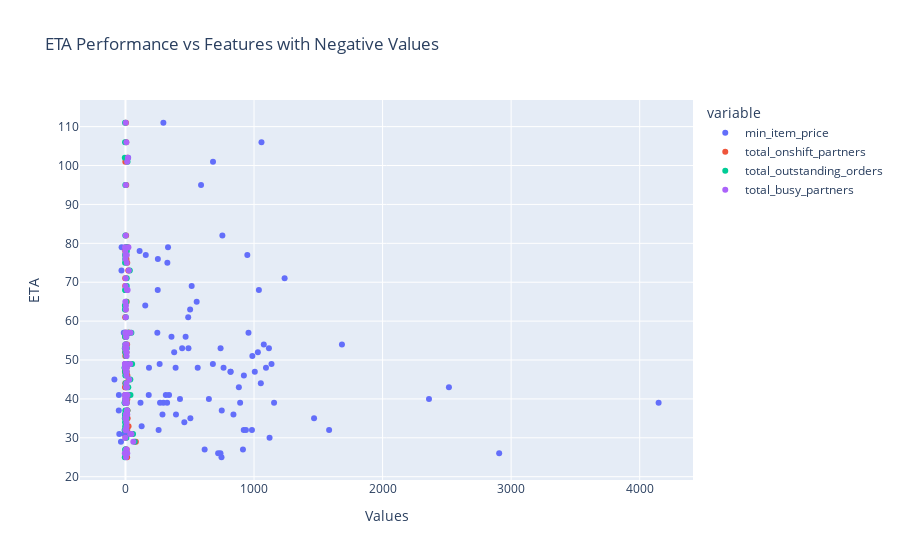

The notebook cell this image was saved under:
### Markdown cell above
**Observe**
- Outliers observed in total_items, max_item_price and subtotal most.

### Code cell
from pyspark.sql.functions import col
import plotly.express as px
from plotly.offline import iplot
import plotly.io as pio

pio.renderers.default = "jupyterlab+png"

negative_cols = ['min_item_price','total_onshift_partners','total_outstanding_orders','total_busy_partners']
negative_pd_df = df.filter( (col('min_item_price')<0) | (col('total_onshift_partners')<0)  | (col('total_outstanding_orders')<0) 
          | (col('total_busy_partners')<0)  ).select(*negative_cols+['eta']).dropna().toPandas()

melted_df = negative_pd_df.melt(id_vars=['eta'], value_vars=negative_cols, var_name='variable', value_name='value')

fig = px.scatter(melted_df, x='value', y='eta',color='variable',title='ETA Performance vs Features with Negative Values')
fig.update_layout(xaxis_title='Values', yaxis_title='ETA')
fig.show()

### Figure 1 — Plotly figure (JSON) as saved in the notebook; plotly's stock layout.template omitted (floating-point values rounded to 4 significant figures)
{"data": [{"hovertemplate": "variable=min_item_price<br>value=%{x}<br>eta=%{y}<extra></extra>", "legendgroup": "min_item_price", "marker": {"color": "#636efa", "symbol": "circle"}, "mode": "markers", "name": "min_item_price", "orientation": "v", "showlegend": true, "type": "scatter", "x": [-86, -1, 840, 1238, 1116, 892, 158, 393, 441, 754, 984, 680, 554, 987, 681, 2907, 258, 126, -35, -48, 1058, 295, 4147, 818, 562, 424, 331, 1136, 339, 379, 1684, 1093, 468, 1076, 183, -31, 490, 763, 324, 505, 747, 817, -13, 326, 117, 948, 921, -30, 288, 458, 914, 739, 488, 110, 269, -9, -7, 721, 1584, 251, 295, 181, 154, 390, 882, 616, 920, 749, 1030, 2361, 1053, 503, 649, 588, -6, 21, 248, -51, 358, 1467, 252, 1156, 1006, 1038, 314, -52, 1121, 515, 957, 740, 266, 2516, 937], "xaxis": "x", "y": [45, 49, 36, 71, 53, 39, 77, 36, 53, 82, 32, 49, 65, 51, 101, 26, 32, 33, 29, 31, 106, 39, 39, 47, 48, 40, 79, 49, 41, 52, 54, 48, 56, 54, 48, 73, 53, 48, 39, 35, 25, 47, 57, 75, 39, 77, 46, 79, 36, 34, 27, 26, 61, 78, 39, 57, 31, 26, 32, 68, 111, 41, 64, 48, 43, 27, 32, 37, 52, 40, 44, 63, 40, 95, 31, 102, 57, 41, 56, 35, 76, 39, 47, 68, 41, 37, 30, 69, 57, 53, 49, 43, 32], "yaxis": "y"}, {"hovertemplate": "variable=total_onshift_partners<br>value=%{x}<br>eta=%{y}<extra></extra>", "legendgroup": "total_onshift_partners", "marker": {"color": "#EF553B", "symbol": "circle"}, "mode": "markers", "name": "total_onshift_partners", "orientation": "v", "showlegend": true, "type": "scatter", "x": [24, 33, 11, -2, 1, -2, 7, 9, 0, 5, 5, -1, 10, -1, -1, 9, 6, 24, 81, 36, 6, 6, 9, -1, 2, 6, 5, 2, -3, -2, 2, 0, 2, 13, 4, 22, 5, 9, 5, 11, 13, 9, 29, 14, 3, 1, 15, 18, 8, 6, 3, 9, -2, -2, -2, 28, 49, 7, 5, 5, 4, 9, -2, -2, -2, 10, -2, 14, 8, 7, -1, 2, 15, 6, 49, 13, 8, 21, -2, 17, 8, 10, -4, 12, 14, 15, 0, -2, 2, -1, 8, -2, 14], "xaxis": "x", "y": [45, 49, 36, 71, 53, 39, 77, 36, 53, 82, 32, 49, 65, 51, 101, 26, 32, 33, 29, 31, 106, 39, 39, 47, 48, 40, 79, 49, 41, 52, 54, 48, 56, 54, 48, 73, 53, 48, 39, 35, 25, 47, 57, 75, 39, 77, 46, 79, 36, 34, 27, 26, 61, 78, 39, 57, 31, 26, 32, 68, 111, 41, 64, 48, 43, 27, 32, 37, 52, 40, 44, 63, 40, 95, 31, 102, 57, 41, 56, 35, 76, 39, 47, 68, 41, 37, 30, 69, 57, 53, 49, 43, 32], "yaxis": "y"}, {"hovertemplate": "variable=total_outstanding_orders<br>value=%{x}<br>eta=%{y}<extra></extra>", "legendgroup": "total_outstanding_orders", "marker": {"color": "#00cc96", "symbol": "circle"}, "mode": "markers", "name": "total_outstanding_orders", "orientation": "v", "showlegend": true, "type": "scatter", "x": [38, 52, -2, 10, 3, 1, -2, -1, 9, -1, 7, 6, 6, 5, 16, 5, -6, -2, 72, 43, -3, 8, -5, 7, -6, 3, 3, 12, 16, 5, 5, 6, -3, -1, -6, 34, -5, -1, -6, 11, -5, -3, 22, -3, -6, -1, -1, 12, -4, -3, -1, -2, 3, 11, 2, 46, 59, 10, -5, -1, -3, 4, -4, -1, 22, -1, -3, -1, -1, -1, 1, -4, 8, -1, 37, -5, -3, 39, 6, -5, -2, -1, 3, -2, 0, 15, 7, 10, 23, 10, 8, 6, -1], "xaxis": "x", "y": [45, 49, 36, 71, 53, 39, 77, 36, 53, 82, 32, 49, 65, 51, 101, 26, 32, 33, 29, 31, 106, 39, 39, 47, 48, 40, 79, 49, 41, 52, 54, 48, 56, 54, 48, 73, 53, 48, 39, 35, 25, 47, 57, 75, 39, 77, 46, 79, 36, 34, 27, 26, 61, 78, 39, 57, 31, 26, 32, 68, 111, 41, 64, 48, 43, 27, 32, 37, 52, 40, 44, 63, 40, 95, 31, 102, 57, 41, 56, 35, 76, 39, 47, 68, 41, 37, 30, 69, 57, 53, 49, 43, 32], "yaxis": "y"}, {"hovertemplate": "variable=total_busy_partners<br>value=%{x}<br>eta=%{y}<extra></extra>", "legendgroup": "total_busy_partners", "marker": {"color": "#ab63fa", "symbol": "circle"}, "mode": "markers", "name": "total_busy_partners", "orientation": "v", "showlegend": true, "type": "scatter", "x": [29, 36, 14, 2, -1, 5, 10, 7, -1, 2, -1, 6, -1, 9, 13, -1, 6, 8, 61, 36, 7, -1, -2, 4, 5, -1, -3, -4, 0, 8, -1, -4, 5, 9, 0, 26, 8, 10, 4, -1, 4, 8, 17, 10, 5, 0, 8, 23, 2, 7, 9, 14, 3, -1, 2, 40, 47, -5, 7, 12, 2, -3, 4, 6, 12, 5, 3, 11, 7, 9, 7, 3, -1, 3, 41, 19, 5, 16, 6, 5, 0, 11, 7, 17, -1, 13, -1, 1, -2, 5, -2, 5, 3], "xaxis": "x", "y": [45, 49, 36, 71, 53, 39, 77, 36, 53, 82, 32, 49, 65, 51, 101, 26, 32, 33, 29, 31, 106, 39, 39, 47, 48, 40, 79, 49, 41, 52, 54, 48, 56, 54, 48, 73, 53, 48, 39, 35, 25, 47, 57, 75, 39, 77, 46, 79, 36, 34, 27, 26, 61, 78, 39, 57, 31, 26, 32, 68, 111, 41, 64, 48, 43, 27, 32, 37, 52, 40, 44, 63, 40, 95, 31, 102, 57, 41, 56, 35, 76, 39, 47, 68, 41, 37, 30, 69, 57, 53, 49, 43, 32], "yaxis": "y"}], "layout": {"autosize": true, "legend": {"title": {"text": "variable"}, "tracegroupgap": 0}, "title": {"text": "ETA Performance vs Features with Negative Values"}, "xaxis": {"anchor": "y", "autorange": true, "domain": [0, 1], "range": [-343.2, 4404.0], "title": {"text": "Values"}, "type": "linear"}, "yaxis": {"anchor": "x", "autorange": true, "domain": [0, 1], "range": [17.9, 118.1], "title": {"text": "ETA"}, "type": "linear"}}}
